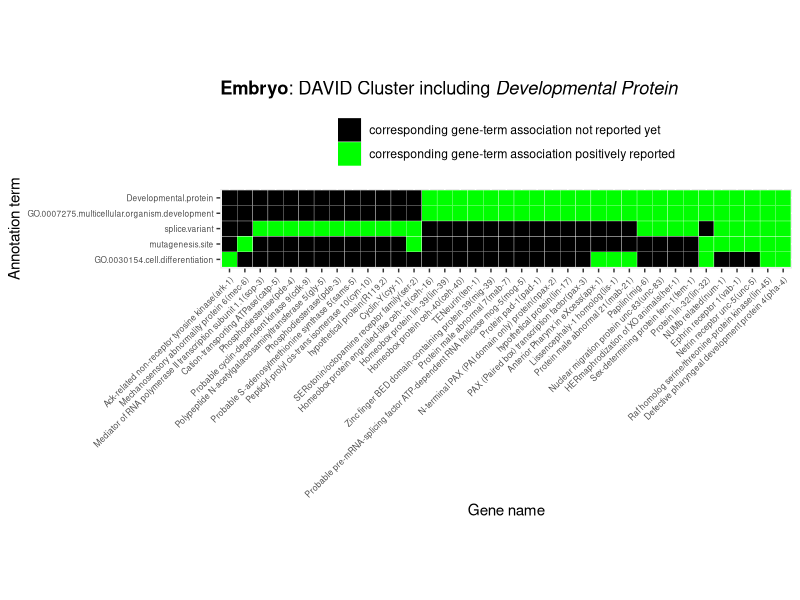
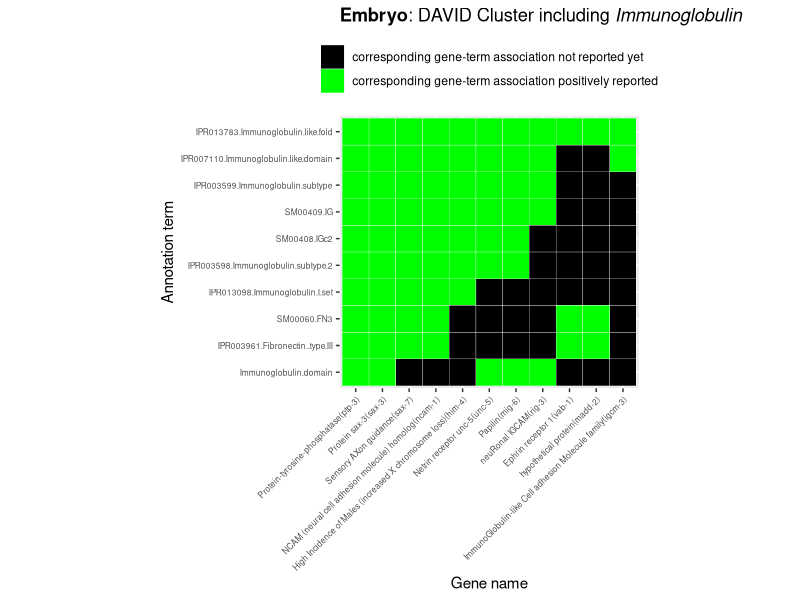
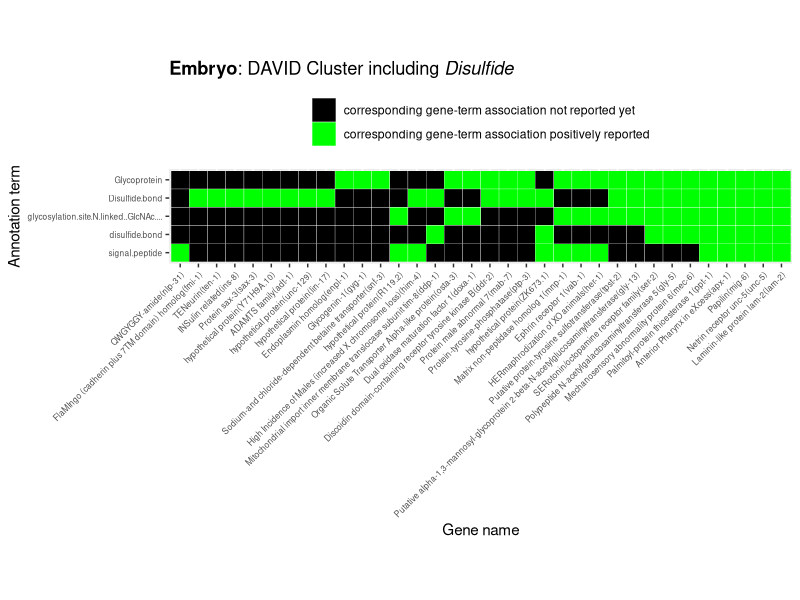
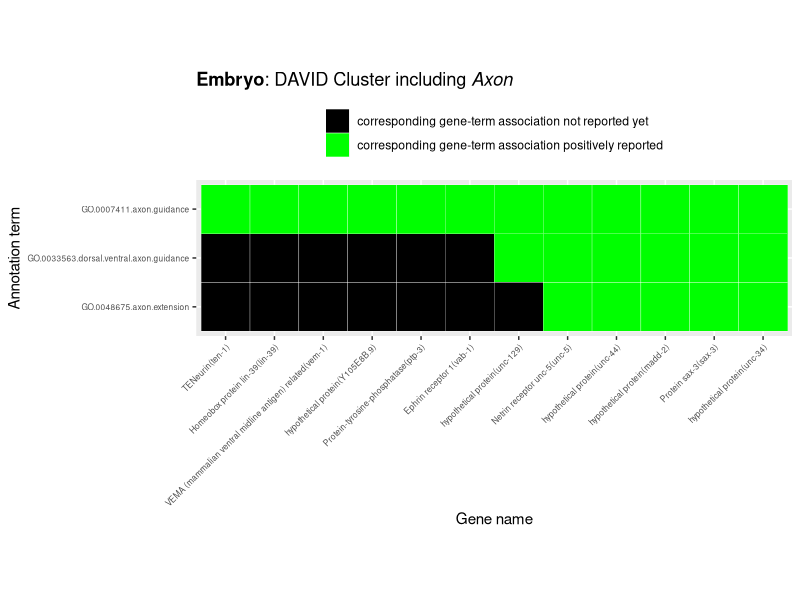

Source code (R) for these figures, in order:
## ---- chunk 1
knitr::opts_chunk$set(echo = TRUE)
library(pheatmap)
library(reshape2)
library(ggplot2)
## ---- chunk 2

plotDavid = function(anno_cluster.wide, main.label="Some Representative Term", chip.cluster.label="k cluster")
{
anno_cluster.wide$X.1 = NULL # trailing tabs add a garbage column
anno_cluster.wide$gene = factor(rownames(anno_cluster.wide), levels=rownames(anno_cluster.wide), ordered=T)

anno_cluster.long = melt(anno_cluster.wide)
green_label="corresponding gene-term association positively reported"
black_label="corresponding gene-term association not reported yet"
labelled_value = factor(ifelse(anno_cluster.long$value, green_label, black_label),levels=c(black_label,green_label),ordered=T)
anno_cluster.long$value = labelled_value

tileplot<-ggplot(anno_cluster.long, aes(x=gene, y=variable)) + 
  ggtitle(
    bquote(
      paste(bold(.(chip.cluster.label)), 
            ": DAVID Cluster including ", 
            italic(.(main.label)) 
            )
      )
  ) +
  xlab("Gene name") +
  ylab("Annotation term") +
  geom_tile(aes(fill=value),color="white") + 
  scale_fill_manual(values=c("black","green")) + 
  coord_equal() +
  theme(
    legend.position="top", legend.title = element_blank(), legend.direction = "vertical",
    axis.text.x = element_text(angle = 45,hjust=1,size=6),
    axis.text.y = element_text(size = 6)) 
return(tileplot)
}
## ---- chunk 3
k1_anno_cluster = read.table('k1/developmental_protein.screenshot.txt', header=T,sep="\t",skipNul=T,row.names = 1)
tileplot=plotDavid(k1_anno_cluster,"Developmental Protein","Embryo")
pdf(file="k1/developmental_protein.pdf")
tileplot
dev.off()
## ---- chunk 4
k1_anno_cluster = read.table('k1/immunoglob.screenshot.txt', header=T,sep="\t",skipNul=T,row.names = 1)
tileplot=plotDavid(k1_anno_cluster,"Immunoglobulin","Embryo")
pdf(file="k1/immunoglob.pdf")
tileplot
dev.off()
## ---- chunk 5
k1_anno_cluster = read.table('k1/disulfide_bond.txt', header=T,sep="\t",skipNul=T,row.names = 1)
tileplot=plotDavid(k1_anno_cluster,"Disulfide","Embryo")
pdf(file="k1/disulfide.pdf")
tileplot
dev.off()
## ---- chunk 6
k1_anno_cluster = read.table('k1/axon.txt', header=T,sep="\t",skipNul=T,row.names = 1)
tileplot=plotDavid(k1_anno_cluster,"Axon","Embryo")
pdf(file="k1/axon.pdf")
tileplot
dev.off()
